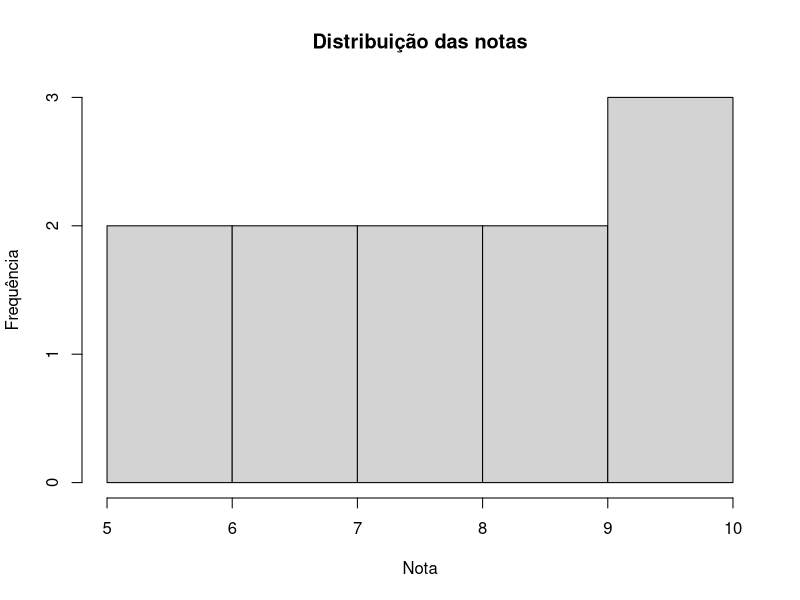
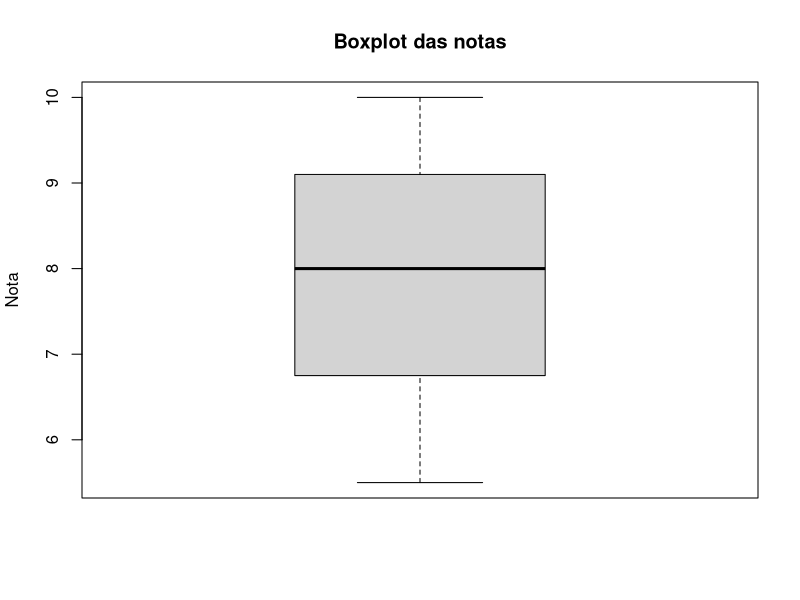
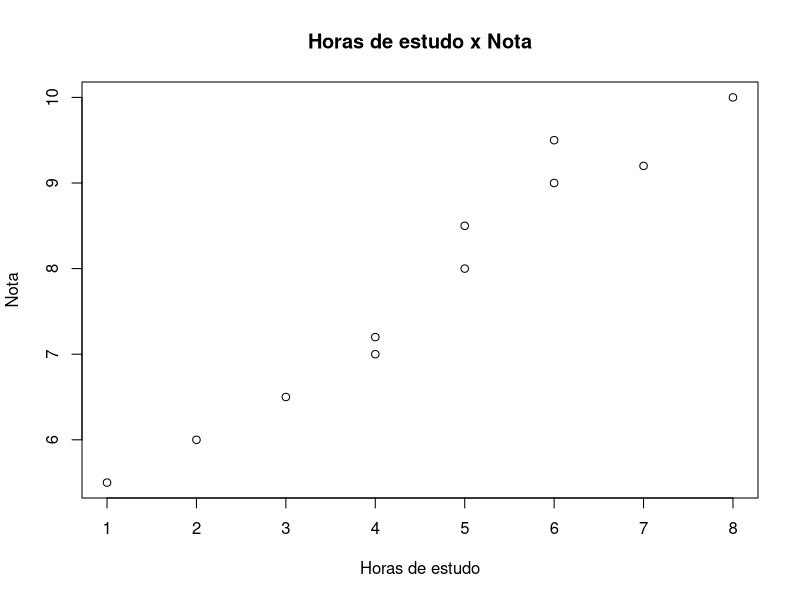
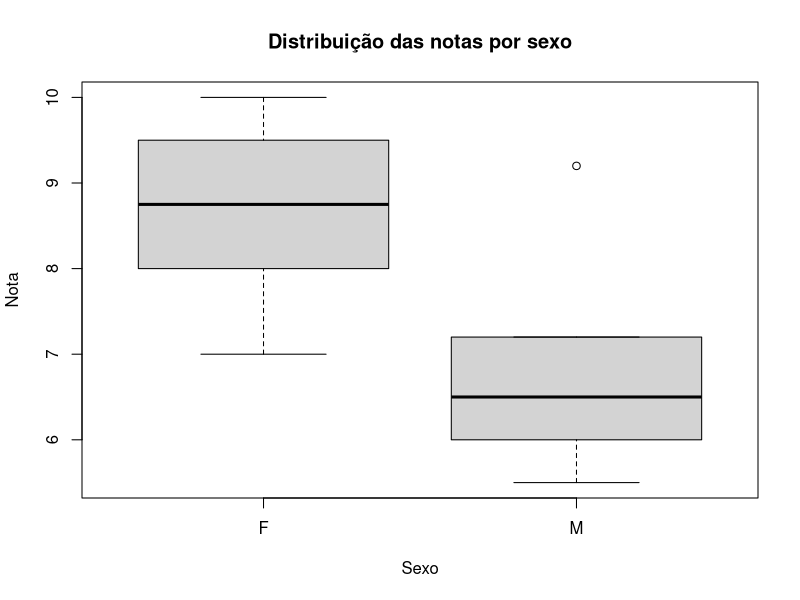
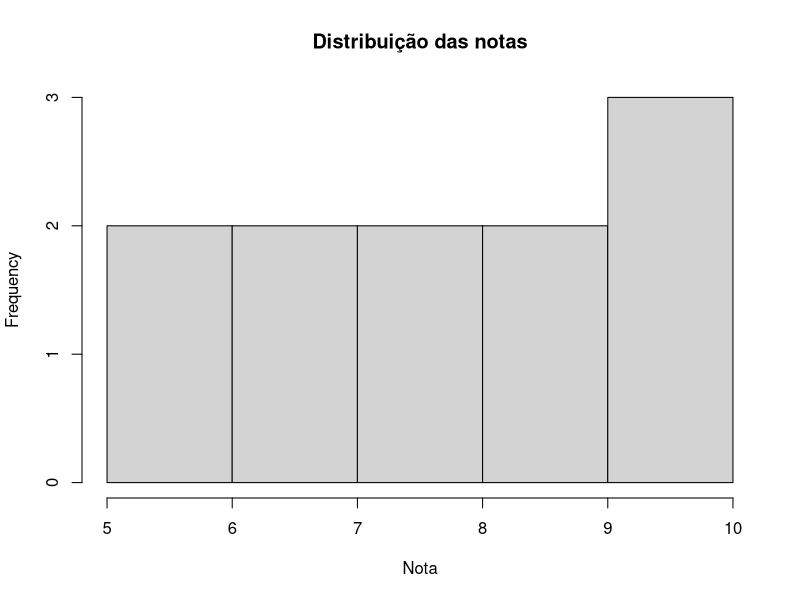
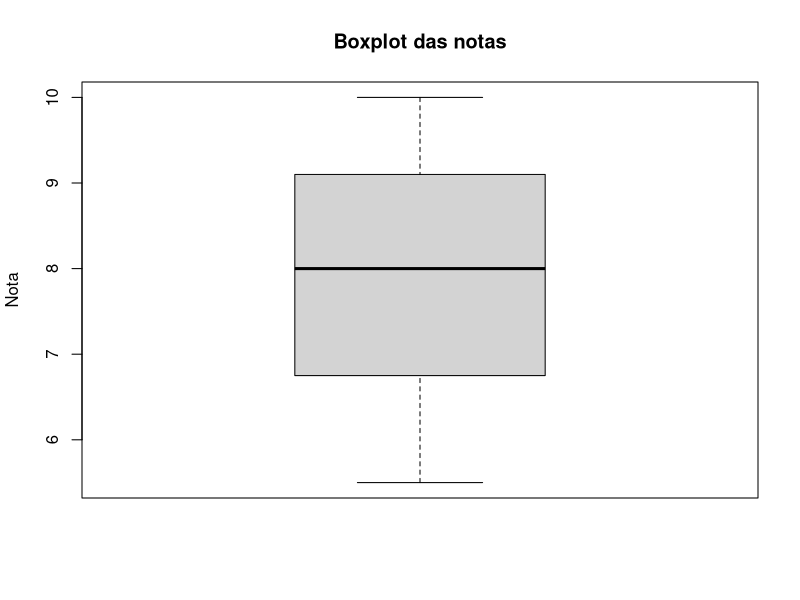
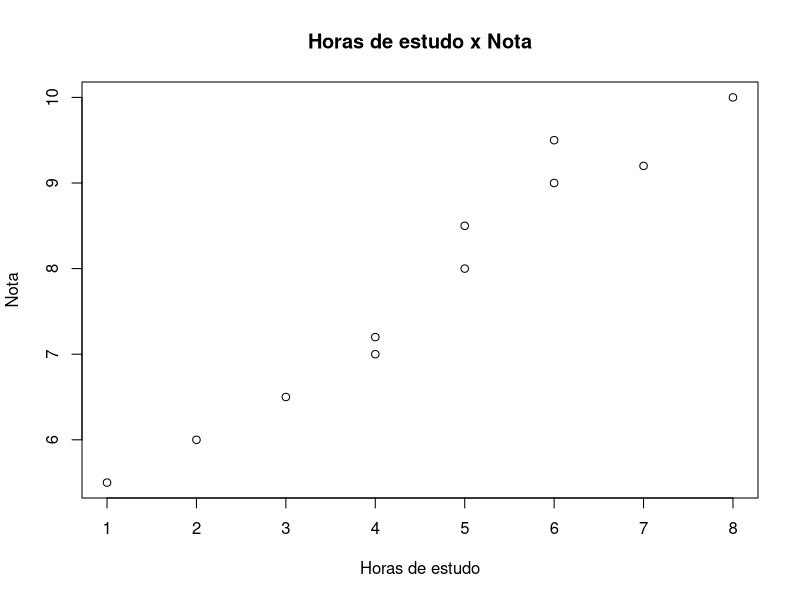

Write the R code that produced these figures, in order.
# ==============================================================================
# AULA: ESTATÍSTICA BÁSICA NO R
# ==============================================================================
# PARTE 1: PRIMEIROS PASSOS, ATRIBUIÇÃO E TIPOS
# ==============================================================================

# No R, o operador canônico de atribuição é <-
# No RStudio: Alt + -
x <- 42
x

# Tipos básicos
taxa_juros <- 0.1375
typeof(taxa_juros)
class(taxa_juros)

total_clientes <- 500L
typeof(total_clientes)
is.numeric(total_clientes)

nome_aluno <- "FATEC Votorantim"
typeof(nome_aluno)

tem_fraude <- TRUE
is_ativo <- FALSE
typeof(tem_fraude)

# TRUE e FALSE podem participar de operações numéricas
sum(c(TRUE, FALSE, TRUE, TRUE))
mean(c(TRUE, FALSE, TRUE, TRUE))


# ==============================================================================
# PARTE 2: VALORES ESPECIAIS E VETORES
# ==============================================================================

# Valores especiais
dado_faltante <- NA
calculo_invalido <- 0 / 0
limite_superior <- 1 / 0
objeto_vazio <- NULL

is.na(dado_faltante)
is.nan(calculo_invalido)
is.infinite(limite_superior)
is.null(objeto_vazio)

# NA se propaga em muitos cálculos
idade <- c(22, 28, NA, 35)

mean(idade)
mean(idade, na.rm = TRUE)

# Quantidade de valores ausentes
sum(is.na(idade))


# Vetores
vetor_numerico <- c(10.5, 20.2, 30.8)
vetor_texto <- c("Python", "R", "SQL")
vetor_logico <- c(TRUE, FALSE, TRUE)

vetor_numerico

# Indexação: o R começa em 1
vetor_numerico[1]
vetor_numerico[c(1, 3)]
vetor_numerico[-2]

# Filtro lógico
vetor_numerico[vetor_numerico > 15]

# Sequências
1:5
seq(0, 10, by = 2)


# Coerção implícita
mistura_1 <- c(TRUE, 5L, FALSE)
typeof(mistura_1)

mistura_2 <- c(10.5, "texto", TRUE)
typeof(mistura_2)

# Coerção explícita
as.numeric(c("10", "20", "30"))
as.character(c(1, 2, 3))
as.logical(c(0, 1, 1, 0))


# ==============================================================================
# PARTE 3: FATORES, LISTAS E DATA FRAMES
# ==============================================================================

# Fator nominal
cidades <- factor(c("Sorocaba", "Votorantim", "Itu", "Votorantim"))
cidades
levels(cidades)

# Fator ordinal
nivel_senioridade <- factor(
  c("Junior", "Senior", "Pleno", "Junior"),
  levels = c("Junior", "Pleno", "Senior"),
  ordered = TRUE
)

nivel_senioridade
nivel_senioridade[1] < nivel_senioridade[2]


# Listas: podem reunir objetos de tipos diferentes
perfil <- list(
  ip = "192.168.1.100",
  portas = c(80, 443, 8080),
  em_producao = TRUE,
  uso_memoria = c(65.2, 70.1, 68.4)
)

perfil$ip
perfil[[2]]
perfil[[2]][1]


# Data frame: principal estrutura tabular desta aula
dataset_alunos <- data.frame(
  id = 101:104,
  nome = c("Ana", "Bruno", "Carlos", "Diana"),
  nota_p1 = c(8.5, 6.0, 9.2, 7.8),
  aprovado_lab = c(TRUE, FALSE, TRUE, TRUE)
)

dataset_alunos

# Inspeção inicial
str(dataset_alunos)
summary(dataset_alunos)
dim(dataset_alunos)
nrow(dataset_alunos)
ncol(dataset_alunos)
names(dataset_alunos)

# Acessando uma coluna
dataset_alunos$nota_p1

# Criando uma nova coluna
dataset_alunos$nota_ponderada <- dataset_alunos$nota_p1 * 1.2
dataset_alunos


# ==============================================================================
# PARTE 4: IMPORTAÇÃO E EXPLORAÇÃO DE DADOS
# ==============================================================================

# Para uma base CSV local:
# dados <- read.csv2("dados.csv")

# Exemplos úteis após importar
# head(dados)
# tail(dados)
# str(dados)
# summary(dados)
# dim(dados)
# names(dados)

# Exemplo prático com uma base pequena criada no próprio R.
# Ela será usada no restante da aula para manter uma única linha de análise.

dados <- data.frame(
  id = 1:12,
  sexo = factor(c("F", "M", "F", "F", "M", "M", "F", "M", "F", "M", "F", "M")),
  idade = c(20, 22, 21, 24, 23, 25, 20, 27, 22, 26, 21, 24),
  horas_estudo = c(5, 2, 6, 4, 3, 7, 5, 1, 6, 4, 8, 2),
  nota = c(8.5, 6.0, 9.0, 7.0, 6.5, 9.2, 8.0, 5.5, 9.5, 7.2, 10.0, NA),
  aprovado = c(TRUE, FALSE, TRUE, TRUE, FALSE, TRUE, TRUE, FALSE,
               TRUE, TRUE, TRUE, FALSE)
)

# Visualizar
dados

# Estrutura
str(dados)

# Primeiras e últimas observações
head(dados)
tail(dados)

# Dimensões e nomes
dim(dados)
nrow(dados)
ncol(dados)
names(dados)


# ==============================================================================
# PARTE 5: DADOS AUSENTES E FREQUÊNCIAS
# ==============================================================================

# Quantidade total de valores ausentes
sum(is.na(dados))

# Quantidade de NA por coluna
colSums(is.na(dados))

# Localizar as linhas com nota ausente
dados[is.na(dados$nota), ]

# Média ignorando NA
mean(dados$nota, na.rm = TRUE)

# ------------------------------------------------------------------------------

# Frequência absoluta de sexo
table(dados$sexo)

# Frequência relativa
prop.table(table(dados$sexo))

# Frequência absoluta de aprovação
table(dados$aprovado)

# Frequência relativa de aprovação
prop.table(table(dados$aprovado))

# Tabela de dupla entrada
table(dados$sexo, dados$aprovado)

# Proporções por sexo
prop.table(table(dados$sexo, dados$aprovado), margin = 1)


# ==============================================================================
# PARTE 6: TENDÊNCIA CENTRAL
# ==============================================================================

# Criamos um vetor de notas válidas para facilitar alguns cálculos
notas <- dados$nota[!is.na(dados$nota)]
notas

# Média
mean(notas)

# Mediana
median(notas)

# Moda
# O R não possui uma função base simples chamada mode() para a moda estatística.
# table() mostra a frequência de cada valor.
table(notas)

# Exemplo de efeito de valor extremo
x <- c(10, 10, 11, 12, 100)

mean(x)
median(x)

# Interpretação:
# a média foi fortemente influenciada pelo 100,
# enquanto a mediana permaneceu mais próxima do centro dos dados.


# ==============================================================================
# PARTE 7: DISPERSÃO, QUARTIS, PERCENTIS E IQR
# ==============================================================================

# Amplitude
range(notas)
diff(range(notas))

# Variância
var(notas)

# Desvio padrão
sd(notas)

# Quartis
quantile(notas)

# Quartis específicos
quantile(notas, 0.25)  # Q1
quantile(notas, 0.50)  # Mediana
quantile(notas, 0.75)  # Q3

# Percentis
quantile(notas, 0.10)
quantile(notas, 0.90)

# Intervalo interquartil (IQR)
IQR(notas)

# Regra básica para outliers no boxplot:
# limite inferior = Q1 - 1.5 * IQR
# limite superior = Q3 + 1.5 * IQR
Q1 <- quantile(notas, 0.25)
Q3 <- quantile(notas, 0.75)
IQR_nota <- IQR(notas)

limite_inferior <- Q1 - 1.5 * IQR_nota
limite_superior <- Q3 + 1.5 * IQR_nota

limite_inferior
limite_superior

notas[notas < limite_inferior | notas > limite_superior]


# ==============================================================================
# PARTE 8: VISUALIZAÇÃO DE DADOS
# ==============================================================================

# Histograma
hist(
  dados$nota,
  main = "Distribuição das notas",
  xlab = "Nota",
  ylab = "Frequência"
)

# Boxplot
boxplot(
  dados$nota,
  main = "Boxplot das notas",
  ylab = "Nota"
)

# Gráfico de dispersão: horas de estudo x nota
plot(
  dados$horas_estudo,
  dados$nota,
  main = "Horas de estudo x Nota",
  xlab = "Horas de estudo",
  ylab = "Nota"
)

# Boxplot por sexo
boxplot(
  nota ~ sexo,
  data = dados,
  main = "Distribuição das notas por sexo",
  xlab = "Sexo",
  ylab = "Nota"
)

# ------------------------------------------------------------------------------

# Perguntas para discussão com a turma:
# 1) Onde está a maior concentração de notas?
# 2) Há assimetria?
# 3) Existem valores extremos?
# 4) Qual variável parece estar associada à nota?
# 5) O que o gráfico mostra que uma única média não mostra?


# ==============================================================================
# PARTE 9: CORRELAÇÃO
# ==============================================================================

# Para correlação, precisamos de pares completos
cor(
  dados$horas_estudo,
  dados$nota,
  use = "complete.obs"
)

# Interpretando:
# próximo de +1 -> associação linear positiva forte
# próximo de  0 -> pouca associação linear
# próximo de -1 -> associação linear negativa forte

# Atenção:
# correlação mede associação linear; não prova causalidade.


# ==============================================================================
# PARTE 10: TESTE t DE UMA AMOSTRA
# ==============================================================================

# Pergunta:
# "A média das notas é diferente de 7?"

resultado_t <- t.test(
  dados$nota,
  mu = 7
)

resultado_t

# Alguns elementos do resultado
resultado_t$statistic
resultado_t$p.value
resultado_t$conf.int
resultado_t$estimate

# Regra prática para a interpretação introdutória:
# p < 0.05  -> evidência contra H0
# p >= 0.05 -> não há evidência suficiente contra H0

# IMPORTANTE:
# o p-valor não mede o tamanho do efeito e não "prova" H0 ou H1.


# ==============================================================================
# PARTE 11: FUNÇÕES MUITO ÚTEIS PARA UMA PRIMEIRA ANÁLISE
# ==============================================================================

# Estrutura
str(dados)

# Resumo
summary(dados)

# Visualização de tabela
View(dados)

# Primeiras e últimas linhas
head(dados)
tail(dados)

# Dimensões
dim(dados)
nrow(dados)
ncol(dados)

# Comprimento de vetor
length(notas)

# Classe
class(dados)
class(dados$nota)


# ==============================================================================
# PARTE 12: EXERCÍCIO INTEGRADOR (30-40 MINUTOS)
# ==============================================================================

# DESAFIO
#
# Use o objeto 'dados' criado acima e faça uma análise completa:
#
# 1. Mostre a estrutura da base.
# 2. Descubra quantas linhas e colunas existem.
# 3. Verifique se há valores ausentes.
# 4. Calcule a média e a mediana das notas.
# 5. Calcule o desvio padrão.
# 6. Encontre Q1 e Q3.
# 7. Calcule o IQR.
# 8. Faça uma tabela de frequência para sexo.
# 9. Faça um histograma das notas.
# 10. Faça um boxplot das notas.
# 11. Faça um gráfico de dispersão entre horas de estudo e nota.
# 12. Calcule a correlação entre horas de estudo e nota.
# 13. Faça um teste t comparando a média com 7.
# 14. Escreva 3 frases interpretando os resultados.
#
# ------------------------------------------------------------------------------

# SOLUÇÃO-GUIA

str(dados)
dim(dados)

sum(is.na(dados))
colSums(is.na(dados))

media_nota <- mean(dados$nota, na.rm = TRUE)
mediana_nota <- median(dados$nota, na.rm = TRUE)
desvio_nota <- sd(dados$nota, na.rm = TRUE)

Q1 <- quantile(dados$nota, 0.25, na.rm = TRUE)
Q3 <- quantile(dados$nota, 0.75, na.rm = TRUE)
IQR_nota <- IQR(dados$nota, na.rm = TRUE)

media_nota
mediana_nota
desvio_nota
Q1
Q3
IQR_nota

table(dados$sexo)
prop.table(table(dados$sexo))

hist(dados$nota, main = "Distribuição das notas", xlab = "Nota")
boxplot(dados$nota, main = "Boxplot das notas", ylab = "Nota")
plot(
  dados$horas_estudo,
  dados$nota,
  main = "Horas de estudo x Nota",
  xlab = "Horas de estudo",
  ylab = "Nota"
)

cor(
  dados$horas_estudo,
  dados$nota,
  use = "complete.obs"
)

t.test(dados$nota, mu = 7)


# ==============================================================================
# ENCERRAMENTO - CHECKLIST DA AULA
# ==============================================================================

# Antes de finalizar uma análise, pergunte:
#
# [ ] Qual é a unidade de observação?
# [ ] Quais são as variáveis?
# [ ] Quais são quantitativas e qualitativas?
# [ ] Existem dados ausentes?
# [ ] Qual é a medida de tendência central mais adequada?
# [ ] Como está a dispersão?
# [ ] Há possíveis outliers?
# [ ] O gráfico confirma o que os números sugerem?
# [ ] Existe associação entre variáveis?
# [ ] O teste estatístico responde à pergunta formulada?
# [ ] Como interpretar o resultado em linguagem estatística?
#
# IDEIA CENTRAL:
# O R é a ferramenta. A estatística orienta a pergunta e a interpretação.
# ==============================================================================
